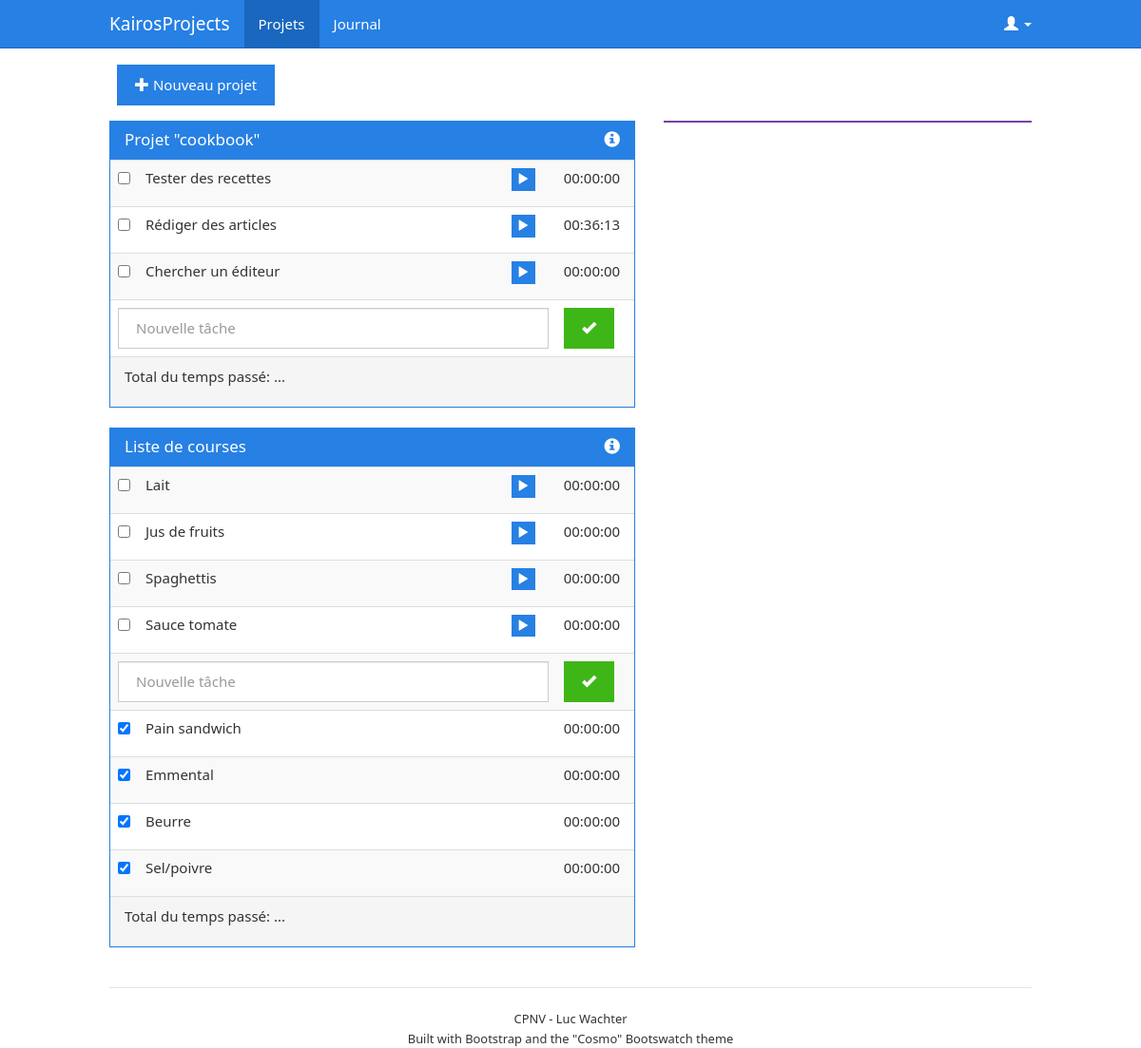
The app's page / (signed in) with its own data.
### tables this page shows
CREATE TABLE IF NOT EXISTS `project` (
  `project_id` INT NOT NULL AUTO_INCREMENT,
  `project_title` VARCHAR(800) NOT NULL,
  `project_description` VARCHAR(4000) NULL,
  `project_dateCreation` DATETIME NOT NULL,
  `project_dateClosed` DATETIME NULL,
  `project_plannedBeginning` DATETIME NULL,
  `project_plannedEnd` DATETIME NULL,
  `project_isClosed` TINYINT(1) NOT NULL DEFAULT 0,
  `user_fk` INT NOT NULL,
  PRIMARY KEY (`project_id`),
  INDEX `fk_project_user_idx` (`user_fk` ASC),
  CONSTRAINT `fk_project_user`
    FOREIGN KEY (`user_fk`)
    REFERENCES `user` (`user_id`)
    ON DELETE NO ACTION
    ON UPDATE NO ACTION);

CREATE TABLE IF NOT EXISTS `task` (
  `task_id` INT NOT NULL AUTO_INCREMENT,
  `task_title` VARCHAR(800) NOT NULL,
  `task_description` VARCHAR(4000) NULL,
  `task_timePassed` TIME(0) NULL DEFAULT '00:00:00',
  `task_dateCreation` DATETIME NOT NULL,
  `task_dateClosed` DATETIME NULL,
  `task_plannedBeginning` DATETIME NULL,
  `task_plannedEnd` DATETIME NULL,
  `task_isClosed` TINYINT(1) NOT NULL DEFAULT 0,
  `project_fk` INT NOT NULL,
  PRIMARY KEY (`task_id`),
  INDEX `fk_task_project1_idx` (`project_fk` ASC),
  CONSTRAINT `fk_task_project1`
    FOREIGN KEY (`project_fk`)
    REFERENCES `project` (`project_id`)
    ON DELETE NO ACTION
    ON UPDATE NO ACTION);

### sources/scripts/homeScript.php (called while the page is built, shortened)
<?php
if($_SESSION['isAdmin'] && isset($_GET['id'])){
	$user_id = $_GET['id'];
	$admin = true;
}
else{
	$user_id = $_SESSION['user_id'];
}
$projects = array();
$projectTab = getProjects($user_id, 0, $projects);
$dateObject = new DateTime();
$datetime = date_format($dateObject, "Y-m-d H:i:s");
?>

### sources/shared/functions.php (called while the page is built, shortened)
<?php
function dbRequest($req, $type_req){
    try{
        $connect = new PDO('mysql:host=localhost; dbname=kairos_db;charset=utf8', 'root', 'root');
        $connect->setAttribute(PDO::ATTR_ERRMODE, PDO::ERRMODE_EXCEPTION);
    }
    catch(Exception $e){
        echo 'Une erreur est survenue! '.$e->getMessage();
        die();
    }
    if($type_req == 'select'){
        $res = $connect->query($req);
    }
    else{
        if (false === $connect->exec($req)){
            return false;
        }
        $res = $connect->lastInsertId();
    }
    return ($res);
}
function getProjects($user_id, $isClosed, $projectTab){
	$projectReq = "SELECT project_id, project_title, project_plannedEnd FROM project
			   	   WHERE project_isClosed = ".$isClosed."
			   	   AND user_fk = ".$user_id."
			   	   ORDER BY project_plannedEnd IS NULL, project_plannedEnd";
	$projectRes = dbRequest($projectReq, "select");
	while($line = $projectRes->fetch()){
		$taskReq = "SELECT task_id, task_title, task_timePassed, task_isClosed FROM task
					WHERE project_fk = ".$line['project_id']."
					ORDER BY task_plannedEnd IS NULL, task_plannedEnd";
		$taskRes = dbRequest($taskReq, "select");
		$taskTab = array();
		while($taskLine = $taskRes->fetch()){
			$taskTab[] = array(
					"task_id" => $taskLine['task_id'],
					"task_title" => $taskLine['task_title'],
					"task_timePassed" => $taskLine['task_timePassed'],
					"task_isClosed" => $taskLine['task_isClosed'],
			);
		}
		$projectTab[] = array(
			"project_id" => $line['project_id'],
			"project_title" => $line['project_title'],
			"project_plannedEnd" => $line['project_plannedEnd'],
			"task" => $taskTab,
		);
	}
	return $projectTab;
}

### sources/pages/home.php (the view, shortened to what this page needs)
<div class="row">
	<div class="col-sm-7">
		<form id="newProject">
			<table class="table table-borderless table-smallmargin">
				<tr>
					<td width="20%">
						<button type="button" class="btn btn-primary" id="addProject">
							<span class="glyphicon glyphicon-plus"></span> Nouveau projet
						</button>
					</td>
				</tr>
			</table>
		</form>
	</div>
	<div class="col-sm-7">
		<?php foreach($projectTab as $project){ ?>
			<div class="panel <?php if($project['project_plannedEnd'] < $datetime && $project['project_plannedEnd'] != '') echo 'panel-danger'; else echo 'panel-primary';?>">
				<div class="panel-heading project-title" id="<?php echo $project['project_id'];?>">
					<h3 class="panel-title">
						<?php echo $project['project_title'];?>
						<span class="glyphicon glyphicon-info-sign pull-right"></span>
					</h3>
				</div>
				<div class="panel-body panel-no-padding">
					<div class="table-responsive">
						<table class="table table-striped table-hover table-nomargin">
							<?php foreach($project['task'] as $task){
									if(!$task['task_isClosed']){ ?>
								<tr>
									<td width="5%">
										<input type="checkbox" class="taskCB">
									</td>
									<td class="task-title" id="<?php echo $task['task_id']; ?>" width="70%">
										<?php echo $task['task_title'];?>
									</td>
									<td width="10%" disabled>
										<button class="btn btn-primary btn-xs timerPlay" id="<?php echo $task['task_id'];?>">
											<span class="glyphicon glyphicon-play"></span>
										</button>
									</td>
									<td id="timer" width="15%">
										<p class="timeDB"><?php echo $task['task_timePassed']; ?></p>
									</td>
								</tr>
							<?php } } ?>
							<form class="newTask" name="<?php echo $project['project_id'];?>">
								<tr>
									<td colspan="3">
										<input type="text" class="form-control newTaskTitle<?php echo $project['project_id'];?>" placeholder="Nouvelle tâche" maxlength="100">
									</td>
									<td width="15%">
										<button type="submit" class="btn btn-success"><span class="glyphicon glyphicon-ok"></span></button>
									</td>
								</tr>
							</form>
							<?php foreach($project['task'] as $task){
									if($task['task_isClosed']){ ?>
								<tr>
									<td id="<?php echo $task['task_id']; ?>" width="5%">
										<input type="checkbox" class="taskCBClosed" checked="">
									</td>
									<td class="task-title" id="<?php echo $task['task_id']; ?>" width="70%">
										<p><?php echo " ".$task['task_title']; ?></p>
									</td>
									<td></td>
									<td width="15%">
										<p><?php echo $task['task_timePassed']; ?></p>
									</td>
								</tr>
							<?php } } ?>
						</table>
					</div>
				</div>
				<div class="panel-footer">
					<p>Total du temps passé: ...</p>
				</div>
			</div>
		<?php } ?>
	</div>
	<div class="col-sm-5">
		<div class="panel panel-info" id="panel-details"></div>
	</div>
</div>

### assets/css/kairos-style.css (style rules this page uses)
body { padding-top: 60px; overflow-y:auto !important; padding-right: 0px !important; }
.task-title { cursor:pointer; }
.panel-no-padding { padding: 0px; }
.project-title { cursor:pointer; }
.table-borderless > tbody > tr > td, .table-borderless > tbody > tr > th, .table-borderless > tfoot > tr > td, .table-borderless > tfoot > tr > th, .table-borderless > thead > tr > td, .table-borderless > thead > tr > th { border: none; }
.table-smallmargin { margin-bottom: 8px; }
.table-nomargin { margin-bottom: 0px; }

### records on screen
project: project_title "Projet \"cookbook\""
task: task_title "Tester des recettes", task_timePassed "00:00:00"
task: task_title "Rédiger des articles", task_timePassed "00:36:13"
task: task_title "Chercher un éditeur", task_timePassed "00:00:00"
project: project_title "Liste de courses"
task: task_title "Lait", task_timePassed "00:00:00"
task: task_title "Jus de fruits", task_timePassed "00:00:00"
task: task_title "Spaghettis", task_timePassed "00:00:00"
task: task_title "Sauce tomate", task_timePassed "00:00:00"
task: $task['task_id'] 7 (drawn), task_title "Pain sandwich", task_timePassed "00:00:00"
task: task_title "Emmental", task_timePassed "00:00:00"
task: task_title "Beurre", task_timePassed "00:00:00"
task: task_title "Sel/poivre", task_timePassed "00:00:00"
